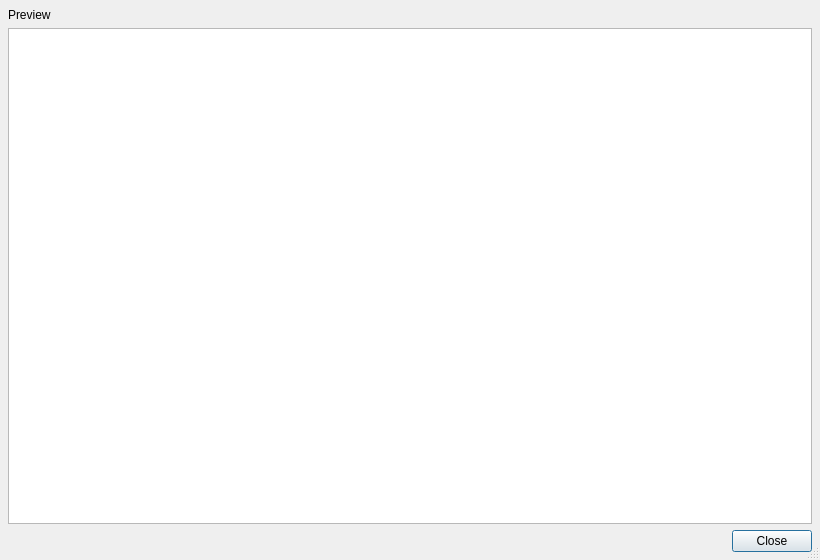
<?xml version="1.0" encoding="UTF-8"?>
<ui version="4.0">
 <class>IcdTablePreviewDialog</class>
 <widget class="QDialog" name="IcdTablePreviewDialog">
  <property name="geometry"><rect><x>0</x><y>0</y><width>820</width><height>560</height></rect></property>
  <property name="minimumSize"><size><width>420</width><height>280</height></size></property>
  <property name="windowTitle"><string>Preview</string></property>
  <property name="sizeGripEnabled"><bool>true</bool></property>
  <layout class="QVBoxLayout" name="rootLayout" stretch="0,1,0">
   <property name="spacing"><number>6</number></property>
   <property name="leftMargin"><number>8</number></property>
   <property name="topMargin"><number>8</number></property>
   <property name="rightMargin"><number>8</number></property>
   <property name="bottomMargin"><number>8</number></property>
   <item>
    <widget class="QLabel" name="lblPreviewTitle">
     <property name="text"><string>Preview</string></property>
     <property name="wordWrap"><bool>true</bool></property>
    </widget>
   </item>
   <item>
    <widget class="QTableWidget" name="tblPreview">
     <property name="editTriggers"><set>QAbstractItemView::NoEditTriggers</set></property>
     <property name="alternatingRowColors"><bool>true</bool></property>
    </widget>
   </item>
   <item>
    <widget class="QDialogButtonBox" name="buttonBox"><property name="orientation"><enum>Qt::Horizontal</enum></property><property name="standardButtons"><set>QDialogButtonBox::Close</set></property></widget>
   </item>
  </layout>
 </widget>
 <resources/>
 <connections/>
</ui>
